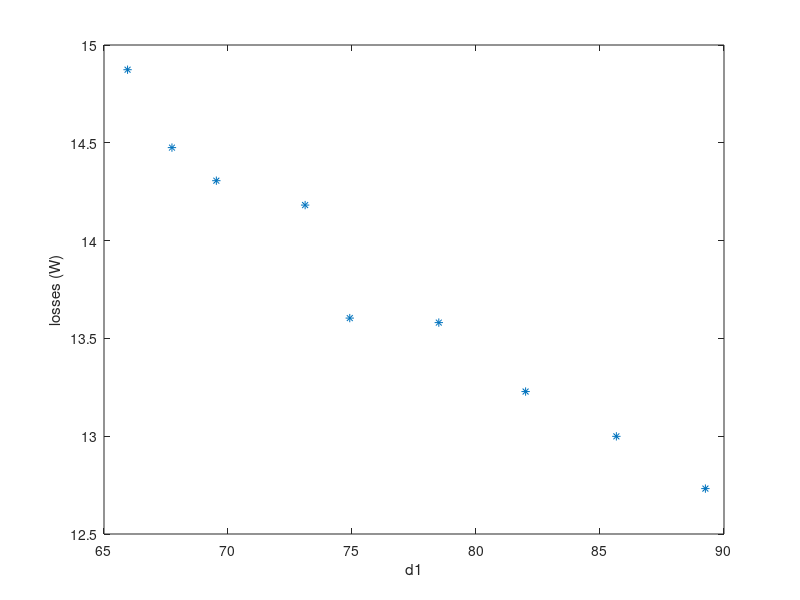
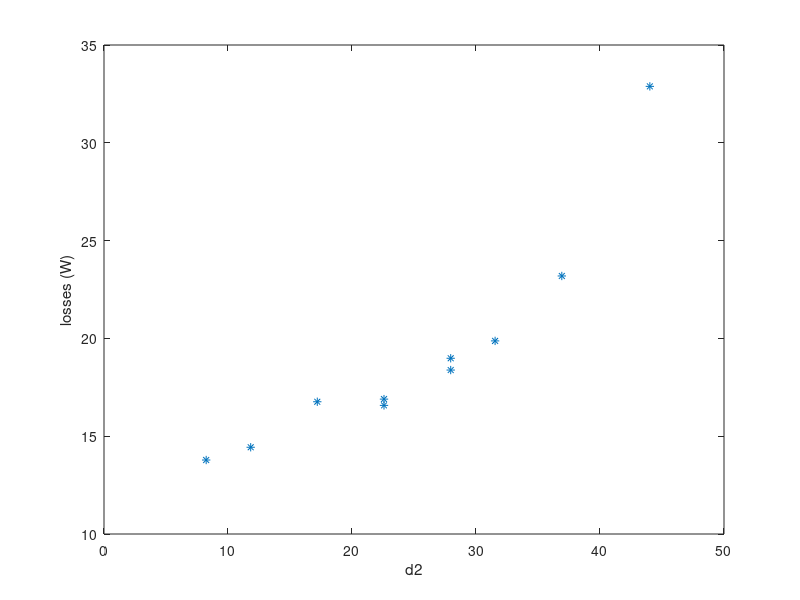
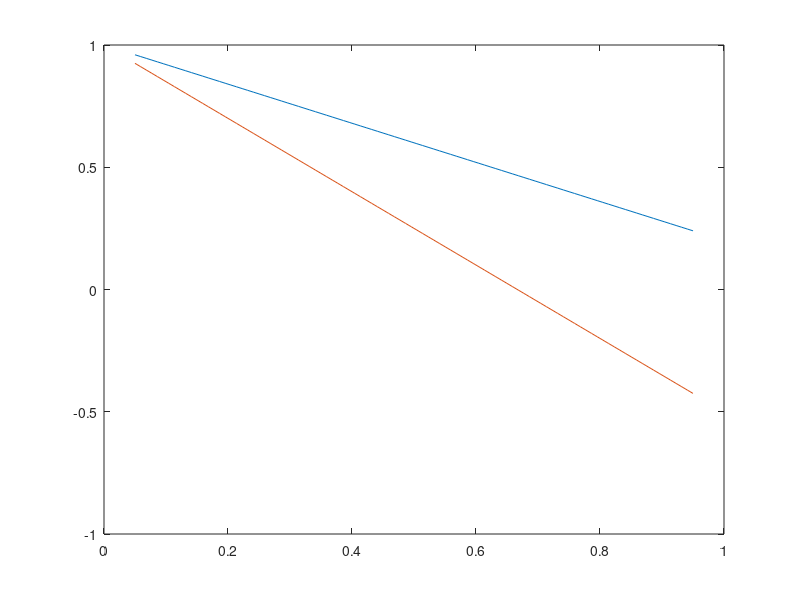

These figures' MATLAB source, in order: (Note: this script raises an error after producing the figures.)
%Buck
voutbuck=[99970 100492 99007 100455 99171 100067 100419 100700 100424]/1000
ioutbuck=5004 *ones(1,9)/1000
vinbuck=[149239 154088 144075 139090 133961 129063 123883 119047 113969]/1000
iinbuck=[3449 3360 3538 3716 3806 3985 4163 4342 4521]/1000
d1buck=[6774 6595 6953 7311 7491 7850 8200 8566 8925]/100

poutbuck=voutbuck.*ioutbuck;
pinbuck=vinbuck.*iinbuck;
lossesbuck=pinbuck-poutbuck;
figure
plot(d1buck,lossesbuck, '*')
xlabel('d1')
ylabel('losses (W)')
%%
%Boost
voutboost=[99588 99611 99093 99089 100737 99828 97399 97618 99756 99724]/1000
ioutboost=5003 *ones(1,10)/1000
vinboost=[78815 73632 83869 88912 93918 58568 63524 68711 73639 78858]/1000
iinboost=[6536 7026 6111 5738 5513 9089 8036 7397 7027 6537]/1000
d2boost=[2258 2796 1720 1183 824 4402 3692 3154 2796 2258]/100

poutboost=voutboost.*ioutboost;
pinboost=vinboost.*iinboost;
lossesboost=pinboost-poutboost;
figure
plot(d2boost,lossesboost, '*')
xlabel('d2')
ylabel('losses (W)')

%% total

% vout=[99970 100492 99007 100455 99171 100067 100419 100700 100424 99588 99611 99093 99089 100737 99828 97399 97618 99756 99724]/1000
% iout=[5004 5004 5004 5004 5004 5004 5004 5004 5004 5003 5003 5003 5003 5003 5003 5003 5003 5003 5003 ]/1000
% vin=[149239 154088 144075 139090 133961 129063 123883 119047 113969 78815 73632 83869 88912 93918 58568 63524 68711 73639 78858]/1000
% iin=[3449 3360 3538 3716 3806 3985 4163 4342 4521 6536 7026 6111 5738 5513 9089 8036 7397 7027 6537]/1000
% d1=[6774 6595 6953 7311 7491 7850 8200 8566 8925 10000 10000 10000 10000 10000 10000 10000 10000 10000 10000 ]/100
% d2=[10000 10000 10000 10000 10000 10000 10000 10000 10000 2258 2796 1720 1183 824 4402 3692 3154 2796 2258]/100
% 
% pout=vout.*iout;
% pin=vin.*iin;
% losses=pin-pout

%%
d1=linspace(0.05,0.95)
d2=1-(d1*80/100)
figure
plot(d1,d2)
hold on
d1=linspace(0.05,0.95)
d2=1-(d1*150/100)
plot(d1,d2)
hold off
%%
CSV=readtable("Bbheatmap.csv",'Delimiter',';');
vout=CSV.vout;
iout=CSV.iout;
vin=CSV.vin;
iin=CSV.iin;%CSV(:,['iin']); outputs a table, not an array
d1=CSV.d1;
d2=CSV.d2;
pin=vin.*iin;%CSV.pin;
pout=iout.*vout;%CSV.iout;
losses=pin-pout;%CSV.losses;


figure
losses_rearr=reshape (losses,[size(unique(d2),1),size(unique(d1),1)])
contourf(unique(d1),unique(d2),losses_rearr-6,75,'LineColor','none')
colormap(hot) %flipud(hot) para representear colores inversos
colorbar;
d1b=linspace(min(unique(d1)),max(unique(d1)));
d2b=1-(d1b*80/100);
hold on
plot(d1b,d2b,'k','Linewidth',2)
d1b=linspace(min(unique(d1)),max(unique(d1)));
d2b=1-(d1b*150/100);
plot(d1b,d2b,'k','Linewidth',2)
hold off
axis([min(unique(d1)) max(unique(d1)) min(unique(d2)),max(unique(d2))])
% f = figure;
%  ax = axes('Parent',f);
%  h = surf(unique(d1),unique(d2),losses_rearr,'Parent',ax);
%  set(h, 'edgecolor','none');
%  %view(ax,[0,90]);
%  colormap(jet);
%  colorbar;
caxis([6.9 30])
% Create a table
T = table(vin, iin, iout, vout, pin, pout, losses, d1, d2);

% Display the table
disp(T);